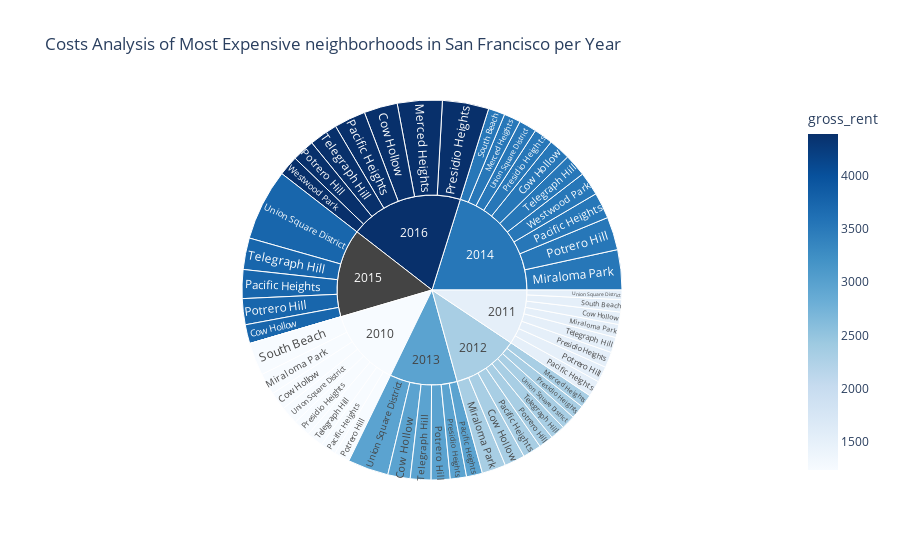

Notebook code cell kept with this figure:
### Markdown cell above
### Create a sunburst chart to conduct a costs analysis of most expensive neighborhoods in San Francisco per year

### Code cell
# Sunburst Plot
# YOUR CODE HERE!u
#uncomplete

### Figure 1 — Plotly figure (JSON) as saved in the notebook; plotly's stock layout.template omitted (floating-point values rounded to 4 significant figures)
{"data": [{"branchvalues": "total", "customdata": [[1239], [1530.0], [2324], [2971], [3528.0], [3739.0], [4390], [2324], [3528], [4390], [1239], [1530], [2324], [3528], [1239], [1530], [2324], [2971], [3528], [3739], [4390], [1239], [1530], [2324], [2971], [3528], [3739], [4390], [1239], [1530], [2324], [2971], [3528], [null], [4390], [1239], [1530], [3528], [1239], [1530], [2324.0], [2971], [3528.0], [3739], [4390], [1239], [1530], [2324], [2971], [3528], [3739.0], [3528.0], [4390], [1239.0], [1530], [2324.0], [2971.0], [3528.0], [null], [4390]], "domain": {"x": [0, 1], "y": [0, 1]}, "hovertemplate": "labels=%{label}<br>sale_price_sqr_foot=%{value}<br>parent=%{parent}<br>id=%{id}<br>gross_rent=%{color}<extra></extra>", "ids": ["2010/Cow Hollow", "2011/Cow Hollow", "2012/Cow Hollow", "2013/Cow Hollow", "2014/Cow Hollow", "2015/Cow Hollow", "2016/Cow Hollow", "2012/Merced Heights", "2014/Merced Heights", "2016/Merced Heights", "2010/Miraloma Park", "2011/Miraloma Park", "2012/Miraloma Park", "2014/Miraloma Park", "2010/Pacific Heights", "2011/Pacific Heights", "2012/Pacific Heights", "2013/Pacific Heights", "2014/Pacific Heights", "2015/Pacific Heights", "2016/Pacific Heights", "2010/Potrero Hill", "2011/Potrero Hill", "2012/Potrero Hill", "2013/Potrero Hill", "2014/Potrero Hill", "2015/Potrero Hill", "2016/Potrero Hill", "2010/Presidio Heights", "2011/Presidio Heights", "2012/Presidio Heights", "2013/Presidio Heights", "2014/Presidio Heights", "2015/Presidio Heights", "2016/Presidio Heights", "2010/South Beach", "2011/South Beach", "2014/South Beach", "2010/Telegraph Hill", "2011/Telegraph Hill", "2012/Telegraph Hill", "2013/Telegraph Hill", "2014/Telegraph Hill", "2015/Telegraph Hill", "2016/Telegraph Hill", "2010/Union Square District", "2011/Union Square District", "2012/Union Square District", "2013/Union Square District", "2014/Union Square District", "2015/Union Square District", "2014/Westwood Park", "2016/Westwood Park", "2010", "2011", "2012", "2013", "2014", "2015", "2016"], "labels": ["Cow Hollow", "Cow Hollow", "Cow Hollow", "Cow Hollow", "Cow Hollow", "Cow Hollow", "Cow Hollow", "Merced Heights", "Merced Heights", "Merced Heights", "Miraloma Park", "Miraloma Park", "Miraloma Park", "Miraloma Park", "Pacific Heights", "Pacific Heights", "Pacific Heights", "Pacific Heights", "Pacific Heights", "Pacific Heights", "Pacific Heights", "Potrero Hill", "Potrero Hill", "Potrero Hill", "Potrero Hill", "Potrero Hill", "Potrero Hill", "Potrero Hill", "Presidio Heights", "Presidio Heights", "Presidio Heights", "Presidio Heights", "Presidio Heights", "Presidio Heights", "Presidio Heights", "South Beach", "South Beach", "South Beach", "Telegraph Hill", "Telegraph Hill", "Telegraph Hill", "Telegraph Hill", "Telegraph Hill", "Telegraph Hill", "Telegraph Hill", "Union Square District", "Union Square District", "Union Square District", "Union Square District", "Union Square District", "Union Square District", "Westwood Park", "Westwood Park", "2010", "2011", "2012", "2013", "2014", "2015", "2016"], "marker": {"coloraxis": "coloraxis", "colors": [1239, 1530.0, 2324, 2971, 3528.0, 3739.0, 4390, 2324, 3528, 4390, 1239, 1530, 2324, 3528, 1239, 1530, 2324, 2971, 3528, 3739, 4390, 1239, 1530, 2324, 2971, 3528, 3739, 4390, 1239, 1530, 2324, 2971, 3528, null, 4390, 1239, 1530, 3528, 1239, 1530, 2324.0, 2971, 3528.0, 3739, 4390, 1239, 1530, 2324, 2971, 3528, 3739.0, 3528.0, 4390, 1239.0, 1530, 2324.0, 2971.0, 3528.0, null, 4390]}, "name": "", "parents": ["2010", "2011", "2012", "2013", "2014", "2015", "2016", "2012", "2014", "2016", "2010", "2011", "2012", "2014", "2010", "2011", "2012", "2013", "2014", "2015", "2016", "2010", "2011", "2012", "2013", "2014", "2015", "2016", "2010", "2011", "2012", "2013", "2014", "2015", "2016", "2010", "2011", "2014", "2010", "2011", "2012", "2013", "2014", "2015", "2016", "2010", "2011", "2012", "2013", "2014", "2015", "2014", "2016", "", "", "", "", "", "", ""], "type": "sunburst", "values": [569.4, 390.6, 644.8, 707.4, 691.9, 598.6, 1059.0, 421.1, 528.7, 1417.0, 680.6, 414.7, 756.2, 1268.0, 496.5, 509.0, 586.2, 503.9, 824.7, 910.2, 996.4, 491.5, 503.1, 466.6, 598.7, 1045.0, 821.3, 707.7, 549.4, 493.8, 426.6, 512.8, 603.5, 0, 1466.0, 1037.0, 388.6, 524.6, 524.8, 483.4, 465.8, 653.3, 708.2, 997.0, 903.0, 569.2, 302.1, 445.2, 1290.0, 558.3, 2259.0, 743.0, 631.2, 4918.0, 3485.0, 4213.0, 4267.0, 7496.0, 5586.0, 7180.0]}], "layout": {"autosize": true, "coloraxis": {"colorbar": {"title": {"text": "gross_rent"}}, "colorscale": [[0, "rgb(247,251,255)"], [0.125, "rgb(222,235,247)"], [0.25, "rgb(198,219,239)"], [0.375, "rgb(158,202,225)"], [0.5, "rgb(107,174,214)"], [0.625, "rgb(66,146,198)"], [0.75, "rgb(33,113,181)"], [0.875, "rgb(8,81,156)"], [1, "rgb(8,48,107)"]]}, "legend": {"tracegroupgap": 0}, "title": {"text": "Costs Analysis of Most Expensive neighborhoods in San Francisco per Year"}}}
